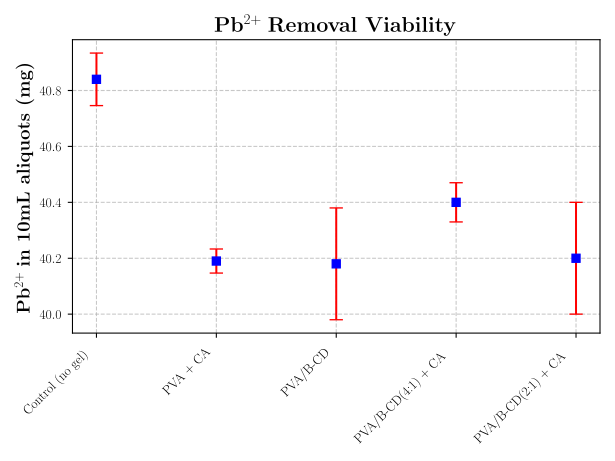

This chart was generated by the following Python code:
import matplotlib.pyplot as plt
import numpy as np

# Data from the table
categories = [
    'Control (no gel)', 
    'PVA + CA', 
    'PVA/B-CD', 
    'PVA/B-CD(4:1) + CA', 
    'PVA/B-CD(2:1) + CA'
]
values = [40.84, 40.19, 40.18, 40.40, 40.20]
errors = [0.094, 0.043, 0.20, 0.07, 0.20]

# Set up LaTeX rendering
plt.rc('text', usetex=True)
plt.rc('font', family='serif')

# Create the plot
fig, ax = plt.subplots()

# Plot with error bars
ax.errorbar(categories, values, yerr=errors, fmt='o', ecolor='r', capsize=5, linestyle='None', marker='s', mfc='blue', mec='blue')

# Labels and title in LaTeX
ax.set_ylabel(r'\textbf{Pb}$^{2+}$ \textbf{in 10mL aliquots (mg)}', fontsize=14)
ax.set_title(r'\textbf{Pb}$^{2+}$ \textbf{Removal Viability}', fontsize=16)


# Rotate x-axis labels for better readability
plt.xticks(rotation=45, ha='right', fontsize=10)
plt.yticks(fontsize=10)

# Display grid for better readability
ax.grid(True, linestyle='--', alpha=0.7)

# Adjust layout to make room for the rotated x-axis labels
plt.tight_layout()

# Save plot
plt.savefig("leadConc.svg", format="svg")